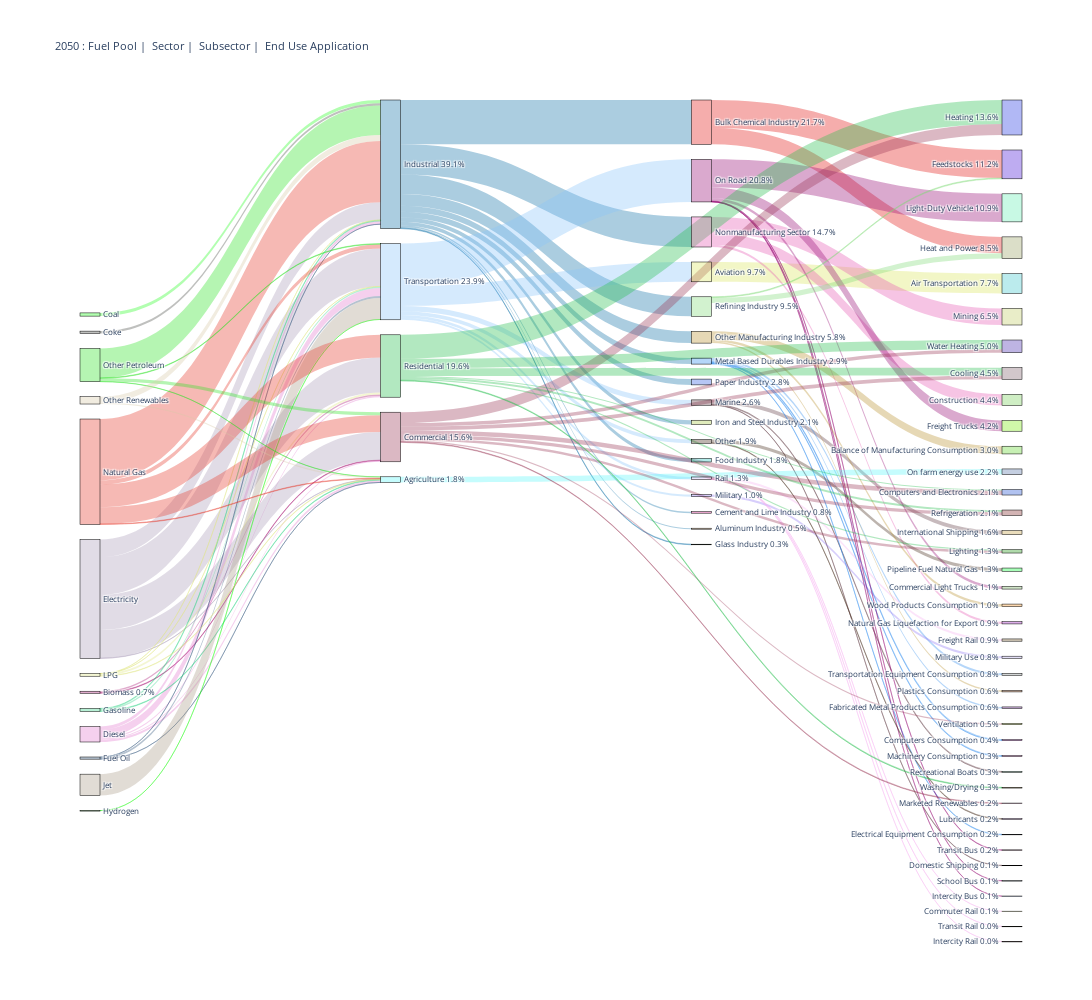

The cell this chart's notebook holds for it:
### Code cell
Facet_1 = 'Fuel Pool'
Facet_2 = 'Sector'
Facet_3 = 'Subsector'
Facet_4 = 'End Use Application'

facets = [Facet_1, Facet_2, Facet_3, Facet_4]
create_sankey(facets, 2050, True)
